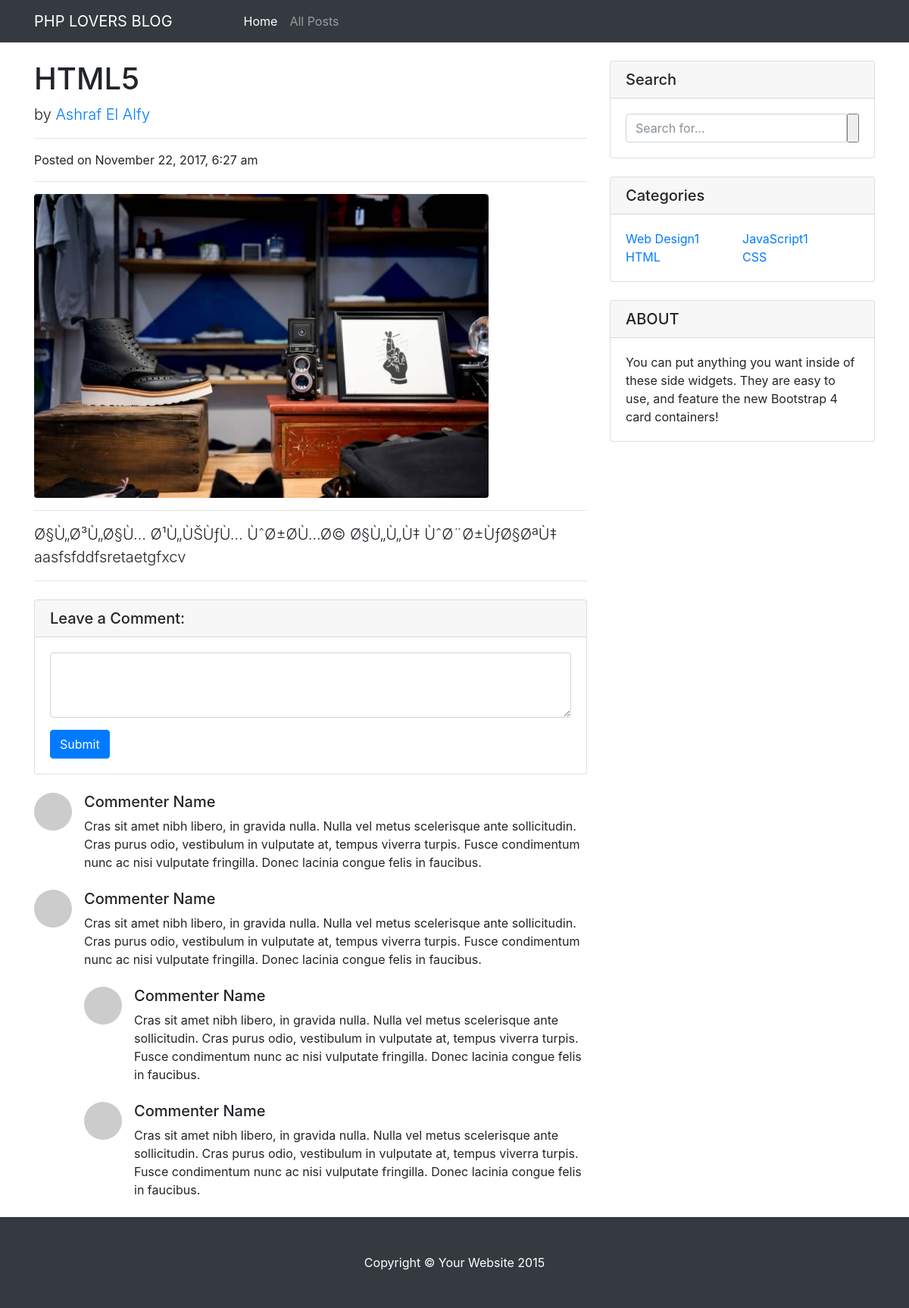
Screenshot of /post.php?id=7 with the database file from the repository.
### tables this page shows
CREATE TABLE `posts` (
  `id` int(11) NOT NULL,
  `category` int(11) NOT NULL,
  `title` varchar(255) NOT NULL,
  `body` text NOT NULL,
  `author` varchar(255) NOT NULL,
  `tags` varchar(255) NOT NULL,
  `date` timestamp NOT NULL DEFAULT CURRENT_TIMESTAMP,
  `img` text NOT NULL
);

CREATE TABLE `categories` (
  `id` int(11) NOT NULL,
  `name` varchar(255) NOT NULL
);

### includes/libraries/connect.php (called while the page is built, shortened)
<?php
class DBConnect{
    public $host    =DB_HOST;
    public $username=DB_USER;
    public $password=DB_PASS;
    public $db_name =DB_NAME;
    public $link;
      private function connect(){
          $this->link = new mysqli($this->host,$this->username,$this->password,$this->db_name);
      }
      public function select($query){
        $result = $this->link->query($query) or die('Can\'t Show This Data Form DataBase'.$this->link->error.__LINE__);
        if($result->num_rows >0){
            return $result;
        }else{
            return false;
        }
      }
   }
?>

### includes/helpers/format_helper.php (called while the page is built, shortened)
<?php
    function formatDate($date){
        return date('F j, Y, g:i a',strtotime($date));
    }
?>

### init.php (called while the page is built, shortened)
<?php
include("includes/config/config.php");
include("includes/libraries/connect.php");
include("includes/helpers/format_helper.php");
$img = "Design/images/";
?>

### includes/config/config.php (called while the page is built, shortened)
<?php
  $about= "You can put anything you want inside of these side widgets. They are easy to use, and feature the new Bootstrap 4 card containers!";
?>

### post.php (the view)
<?php include "init.php"; ?>
<?php include($tpl."header.php"); ?>
<?php
$id=$_GET['id'];
$db = new DBConnect();
$query ="SELECT * FROM posts where id = $id";
$post = $db->select($query)->fetch_assoc();
  $query = "SELECT * FROM categories";
  $category = $db ->select($query);
?>
    <div class="container">
      <div class="row">
        <div class="col-lg-8">
          <h1 class="mt-4"><?php echo $post['title'];  ?></h1>
          <p class="lead">
            by
            <a href="#"><?php echo $post['author']; ?></a>
          </p>
          <hr>
          <p>Posted on <?php echo formatDate($post['date']); ?></p>
          <hr>
          <img class="img-fluid rounded" src="<?php echo $img.$post['img']; ?>" alt="">
          <hr>
          <p class="lead"><?php echo $post['body']; ?></p>
          <hr>
          <div class="card my-4">
            <h5 class="card-header">Leave a Comment:</h5>
            <div class="card-body">
              <form>
                <div class="form-group">
                  <textarea class="form-control" rows="3"></textarea>
                </div>
                <button type="submit" class="btn btn-primary">Submit</button>
              </form>
            </div>
          </div>
          <div class="media mb-4">
            <img class="d-flex mr-3 rounded-circle" src="http://placehold.it/50x50" alt="">
            <div class="media-body">
              <h5 class="mt-0">Commenter Name</h5>
              Cras sit amet nibh libero, in gravida nulla. Nulla vel metus scelerisque ante sollicitudin. Cras purus odio, vestibulum in vulputate at, tempus viverra turpis. Fusce condimentum nunc ac nisi vulputate fringilla. Donec lacinia congue felis in faucibus.
            </div>
          </div>
          <div class="media mb-4">
            <img class="d-flex mr-3 rounded-circle" src="http://placehold.it/50x50" alt="">
            <div class="media-body">
              <h5 class="mt-0">Commenter Name</h5>
              Cras sit amet nibh libero, in gravida nulla. Nulla vel metus scelerisque ante sollicitudin. Cras purus odio, vestibulum in vulputate at, tempus viverra turpis. Fusce condimentum nunc ac nisi vulputate fringilla. Donec lacinia congue felis in faucibus.
              <div class="media mt-4">
                <img class="d-flex mr-3 rounded-circle" src="http://placehold.it/50x50" alt="">
                <div class="media-body">
                  <h5 class="mt-0">Commenter Name</h5>
                  Cras sit amet nibh libero, in gravida nulla. Nulla vel metus scelerisque ante sollicitudin. Cras purus odio, vestibulum in vulputate at, tempus viverra turpis. Fusce condimentum nunc ac nisi vulputate fringilla. Donec lacinia congue felis in faucibus.
                </div>
              </div>
              <div class="media mt-4">
                <img class="d-flex mr-3 rounded-circle" src="http://placehold.it/50x50" alt="">
                <div class="media-body">
                  <h5 class="mt-0">Commenter Name</h5>
                  Cras sit amet nibh libero, in gravida nulla. Nulla vel metus scelerisque ante sollicitudin. Cras purus odio, vestibulum in vulputate at, tempus viverra turpis. Fusce condimentum nunc ac nisi vulputate fringilla. Donec lacinia congue felis in faucibus.
                </div>
              </div>
            </div>
          </div>
        </div>
        <div class="col-md-4">
          <div class="card my-4">
            <h5 class="card-header">Search</h5>
            <div class="card-body">
              <form action="posts.php" method="POST">
              <div class="input-group">
                <input type="text" name="search" class="form-control" placeholder="Search for...">
                <span class="input-group-btn">
                  <input type="submit" name="search" value="GO">
                </span>
              </div>
              </form>
            </div>
          </div>
           <?php if($category){ ?>
          <div class="card my-4">
            <h5 class="card-header">Categories</h5>
            <div class="card-body">
              <div class="row">
                <div class="col-lg-12">
                  <ul class="list-unstyled mb-0">
                    <?php while($row = $category->fetch_assoc()){ ?>
                    <li class="category">
                      <a href="#"><?php echo $row['name']; ?></a>
                    </li>
                    <?php } ?>
                  </ul>
                </div>
              </div>
            </div>
          </div>
         <?php }else{ ?>
            <p> There Are No Categories </p>
         <?php } ?>
          <div class="card my-4">
            <h5 class="card-header">ABOUT</h5>
            <div class="card-body">
              <?php echo $about; ?>
            </div>
          </div>
        </div>
      </div>
    </div>
<?php include($tpl."footer.php"); ?>

### Design/css/blog-home.css (style rules this page uses)
body { padding-top: 54px; }
@media (min-width: 992px) { body { padding-top: 56px; } }
.card .category { width: 50%; float: left; }

### rows the page displays
posts: title "HTML5", author "Ashraf El Alfy", date "November 22, 2017, 6:27 am", body "Ø§Ù„Ø³Ù„Ø§Ù… Ø¹Ù„ÙŠÙƒÙ… ÙˆØ±Ø­Ù…Ø© Ø§Ù„Ù„Ù‡ ÙˆØ¨Ø±ÙƒØ§ØªÙ‡ aasfsfddfsretaetgfxcv"
categories: name "Web Design1"
categories: name "JavaScript1"
categories: name "HTML"
categories: name "CSS"

### other values shown
$about "You can put anything you want inside of these side widgets. They are easy to use, and feature the new Bootstrap 4 card containers!"
